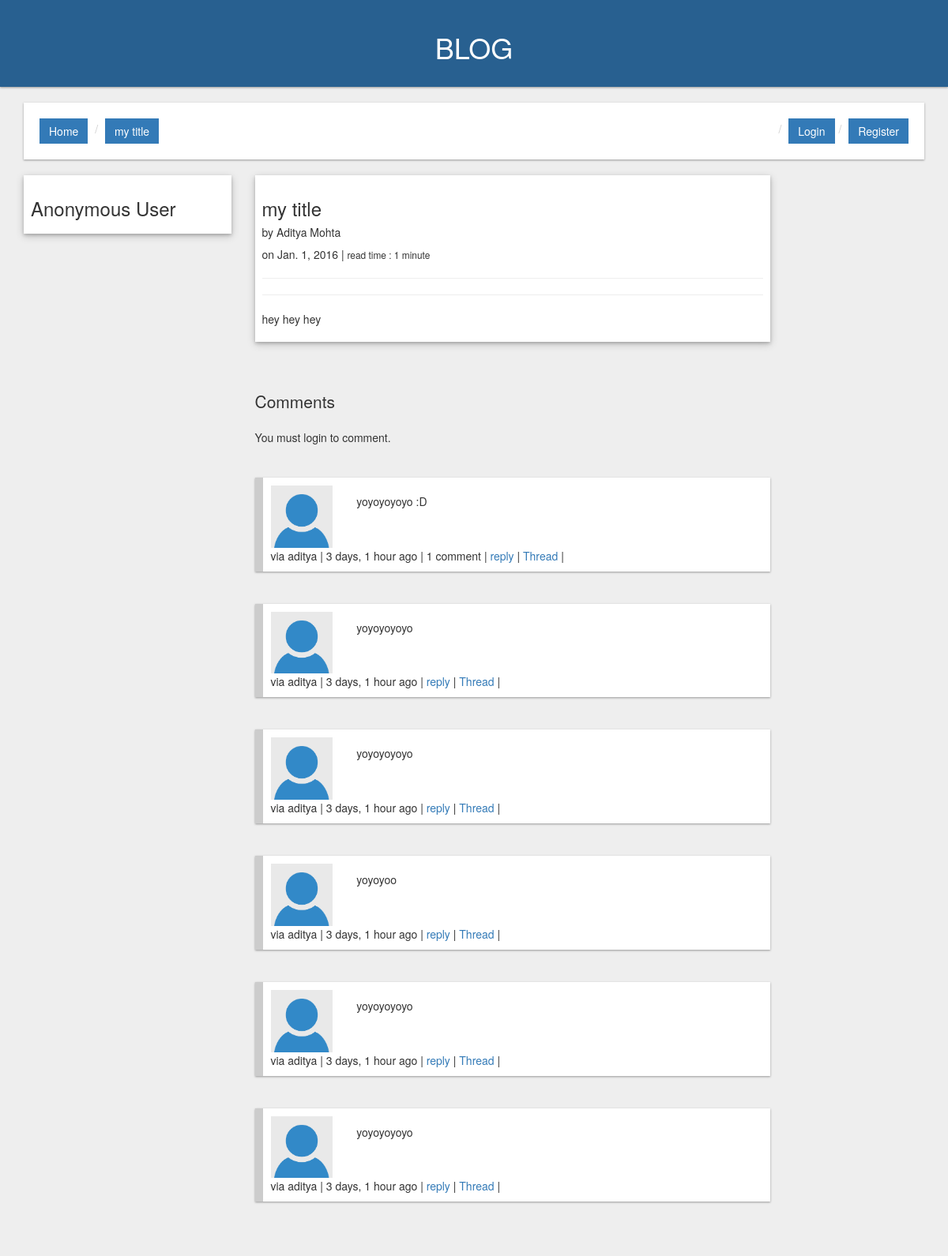
The app's page /posts/my-title/, older data.
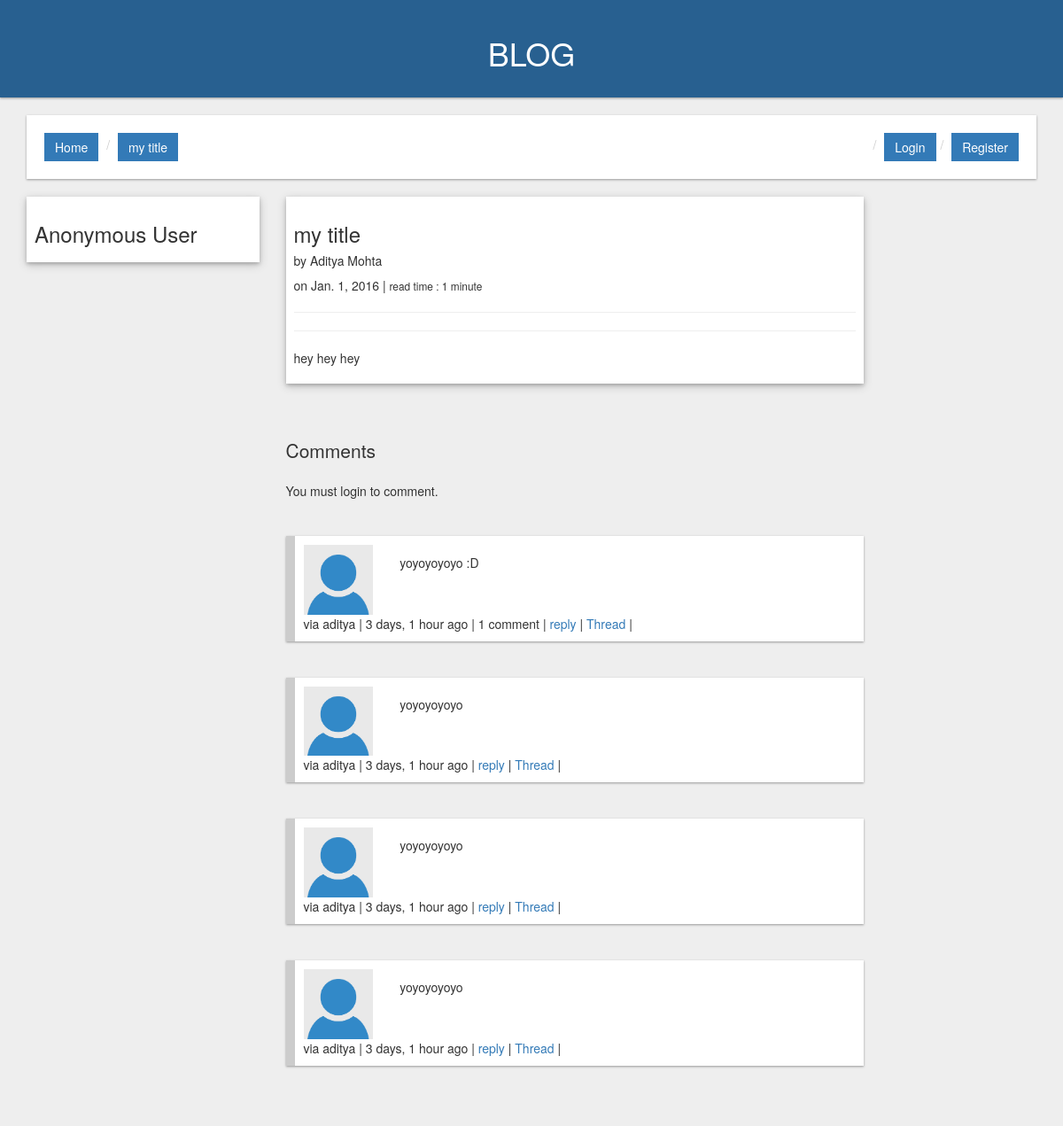
The same page, newer data.
### posts/models.py (models this page shows, shortened)
class Post(models.Model):
    user = models.ForeignKey(settings.AUTH_USER_MODEL, default=1)
    title = models.CharField(max_length=120)
    slug = models.SlugField(unique=True)
    image = models.ImageField(
            upload_to=upload_location,
            null=True,
            blank=True,
            height_field="height_field",
            width_field="width_field",
    )
    height_field = models.IntegerField(default=0)
    width_field = models.IntegerField(default=0)
    content = models.TextField()
    draft = models.BooleanField(default=False)
    publish = models.DateField(auto_now=False, auto_now_add=False)
    read_time = models.IntegerField(default=0)
    updated = models.DateTimeField(auto_now=True, auto_now_add=False)
    timestamp = models.DateTimeField(auto_now=False, auto_now_add=True)
    objects = PostManager()
    class Meta:
        ordering = ['-timestamp', '-updated']
    @property
    def comments(self):
        instance = self
        qs = Comment.objects.filter_by_instance(instance)
        return qs
    @property
    def get_content_type(self):
        instance = self
        content_type = ContentType.objects.get_for_model(instance.__class__)
        return content_type

### comments/models.py (models this page shows, shortened)
class Comment(models.Model):
    user = models.ForeignKey(settings.AUTH_USER_MODEL, default=1)
    content_type = models.ForeignKey(ContentType, on_delete=models.CASCADE, null=True, blank=True)
    object_id = models.PositiveIntegerField(null=True, blank=True)
    content_object = GenericForeignKey('content_type', 'object_id')
    parent = models.ForeignKey("self", null=True, blank=True)
    content = models.TextField()
    timestamp = models.DateTimeField(auto_now_add=True)
    objects = CommentManager()
    class Meta:
        ordering = ['-timestamp']
    def get_absolute_url(self):
        return reverse("comments:thread", kwargs={"id": self.id})
    def children(self):  # replies
        return Comment.objects.filter(parent=self)

### posts/views.py (the view, shortened to what this page needs)
# urls.py: url(r'^(?P<slug>[\w-]+)/$', post_detail, name='detail'),
def post_detail(request, slug):  # Retrieve
    post = get_object_or_404(Post, slug=slug)
    if post.draft or post.publish > timezone.now().date():
        if not request.user.is_staff or not request.user.is_superuser:
            raise Http404
    share_string = quote_plus(post.content)
    today = timezone.now().date()
    comments = post.comments  # .comments is a property of Post Model.
    initial_data = {
        'content_type': post.get_content_type,
        'object_id': post.id,
    }
    comment_form = CommentForm(request.POST or None, initial=initial_data)
    context = {
        'post': post,
        'share_string': share_string,
        'today': today,
        'comments': comments,
        'comment_form': comment_form,
    }
    return render(request, 'post_detail.html', context)

### comments/models.py (called while the page is built)
    def filter_by_instance(self, instance):
        content_type = ContentType.objects.get_for_model(instance.__class__)
        obj_id = instance.id
        qs = super(CommentManager, self).filter(content_type=content_type, object_id=obj_id).filter(parent=None)
        return qs

### templates/post_detail.html (shortened to what this page needs)
{% extends 'base.html' %}
{% load urlify %}
{% load staticfiles %}
{% load crispy_forms_tags %}
{% block post_detail_link %}
<li><a class="btn btn-primary" href="{{ instance.get_absolute_url }}">{{ post.title }}</a></li>
{% endblock post_detail_link %}
{% block content %}
<div class="container-fluid col-sm-7">
    <div class="row">
        <div class="col-sm-12">
            <div class="thumbnail">
                <div class="caption">
                    <h3>{{ post.title }}</h3>
                    {% if post.user.get_full_name %}
                        <h5> by {{ post.user.get_full_name }} </h5>
                    {% endif %}
                    <p>
                        on {{ post.publish }} |
                        <small>read time : {{ post.read_time }} minute{% if post.read_time > 1 %}s{% endif %}</small>
                    </p>
                    <hr/>
                    <hr/>
                    <p class="content-markdown">{{ post.content }}</p>
                </div>
            </div>
            <div class="row">
                <div class="col-sm-12">
                    <hr/>
                    <p class="lead">Comments</p>
                    {% if request.user.is_authenticated %}
                    <form method="POST" action="."> {% csrf_token %}
                        {{ comment_form|crispy }}
                        <input type="submit" class="btn btn-primary" value="Comment" />
                    </form>
                    {% else %}
                    <p>You must login to comment.</p>
                    {% endif %}
                    <hr/>
                    {% for comment in comments %}
                    <div class="comment-main custom-well">
                        <div class="row">
                            <div class="col-sm-2">
                                {%  if comment.user.profile.profile_picture %}
                                <img class="img-responsive " src="{{ comment.user.profile.profile_picture.url }}" />
                                {% else %}
                                <img class="img-responsive" src="{% static 'default/profile.png' %}" />
                                {% endif %}
                            </div>
                            <div class="col-sm-10">
                                <p>{{ comment.content|linebreaks }}</p>
                            </div>
                        </div>
                        <footer>
                            via {{ comment.user.username }} |
                            {{ comment.timestamp|timesince }} ago |
                            {% if comment.children.count > 0 %}
                                {{ comment.children.count }} comment{% if comment.children.count > 1 %}s{% endif %} |
                            {% endif %}
                            <a href="#" class="comment-reply-btn">reply</a> |
                            <a href="{{ comment.get_absolute_url }}">Thread</a> |
                        </footer>
                    </div>
                    <hr/>
                    {% endfor %}
                </div>
            </div>
        </div>
    </div>
</div>
{% endblock content %}

### templates/base.html (shortened to what this page needs)
{% load staticfiles %}
<html lang="en">
    <head>
        <link rel="stylesheet" href="{% static 'css/base.css' %}"/>
        <link rel="stylesheet" href="https://maxcdn.bootstrapcdn.com/bootstrap/3.3.6/css/bootstrap.min.css"/>
    </head>
    <body>
        <div class="header">
            <div class="row">
                <h1 class="text-center">BLOG</h1>
            </div>
        </div>
        <div class="container">
            <ol class="breadcrumb">
                <li><a class="btn btn-primary" href="{% url 'posts:list' %}">Home</a></li>
                {% block post_detail_link %}
                {% endblock post_detail_link %}
                {% if not request.user.is_authenticated %}
                <li class="pull-right"><a class="btn btn-primary" href="{% url 'accounts:register' %}">Register</a></li>
                <li class="pull-right"><a class="btn btn-primary" href="{% url 'accounts:login' %}">Login</a></li>
                {% else %}
                <li class="pull-right "><a class="btn btn-primary" href="{% url 'accounts:logout' %}">Logout</a></li>
                {% endif %}
            </ol>
            <div class="row">
                {% block profile %}
                <div class="col-sm-3">
                    {% if request.user.is_authenticated %}
                    <div class="thumbnail col-xs-12">
                        <a class="btn btn-sm btn-danger pull-right edit-btn" href="{% url 'accounts:profile' %}">
                            View
                        </a>
                        {% if request.user.profile.profile_picture %}
                        <img class="img-responsive profile-pic" src="{{ request.user.profile.profile_picture.url }}"/>
                        {% else %}
                        <img class="img-responsive profile-pic" src="{% static 'default/profile.png' %}"/>
                        {% endif %}
                        <div class="caption">
                            <p>
                                <a href="{% url 'accounts:profile' %}"><h3>{{ request.user.first_name }} {{ request.user.last_name }}</h3></a><hr>
                                <h4>{{ request.user }}</h4>
                                <small>( <a href="{% url 'accounts:logout' %}">LogOut</a> )</small>
                            </p>
                        </div>
                    </div>
                    <div class="custom-well col-xs-12">
                        <p><strong>About</strong></p>
                    </div>
                    <div class="custom-well col-xs-12">
                        <p><strong>Photos</strong></p>
                    </div>
                    {% else %}
                    <div class="thumbnail col-xs-12">
                        <div class="caption">
                            <h3>Anonymous User</h3>
                        </div>
                    </div>
                    {% endif %}
                </div>
                {% endblock profile %}
                {% block content %}
                {% endblock content %}
                {% block messages %}
                <div class="col-sm-2">
                </div>
                {% endblock messages %}
            </div>
        </div>
    </body>
</html>

### static/css/base.css (style rules this page uses)
html { margin-bottom: 40px; }
body { margin: 10px; background: #EEEEEE !important; }
.container { margin-top: 20px; }
.breadcrumb { background: #FFF !important; border-radius: 0px !important; padding: 20px !important; box-shadow: 0 1px 2px 0 rgba(0, 0, 0, 0.2), 0 1px 3px 0 rgba(0, 0, 0, 0.19) !important; }
.custom-well { background: #FFF; padding: 10px; box-shadow: 0 1px 2px 0 rgba(0, 0, 0, 0.2), 0 1px 3px 0 rgba(0, 0, 0, 0.19); }
.header { background: #286090; padding: 20px; color: #FFF; box-shadow: 0 1px 2px 0 rgba(0, 0, 0, 0.2), 0 1px 3px 0 rgba(0, 0, 0, 0.19); }
.thumbnail { background: #FFF !important; border-width: 0px !important; border-radius: 0px !important; padding: 0px !important; box-shadow: 0 2px 4px 0 rgba(0, 0, 0, 0.2), 0 3px 10px 0 rgba(0, 0, 0, 0.19) !important; }
.btn { border-radius: 0px !important; border-width: 0px !important; }
.comment-main { margin-bottom: 0px; margin-top: 0px; border-left: 10px solid #CCC !important; }

Row changes from the older to the newer data that the page shows:
removed Comment: content "yoyoyoyoyo", user.username "aditya", timestamp "3 days, 1 hour"
removed Comment: content "yoyoyoo", user.username "aditya", timestamp "3 days, 1 hour"
